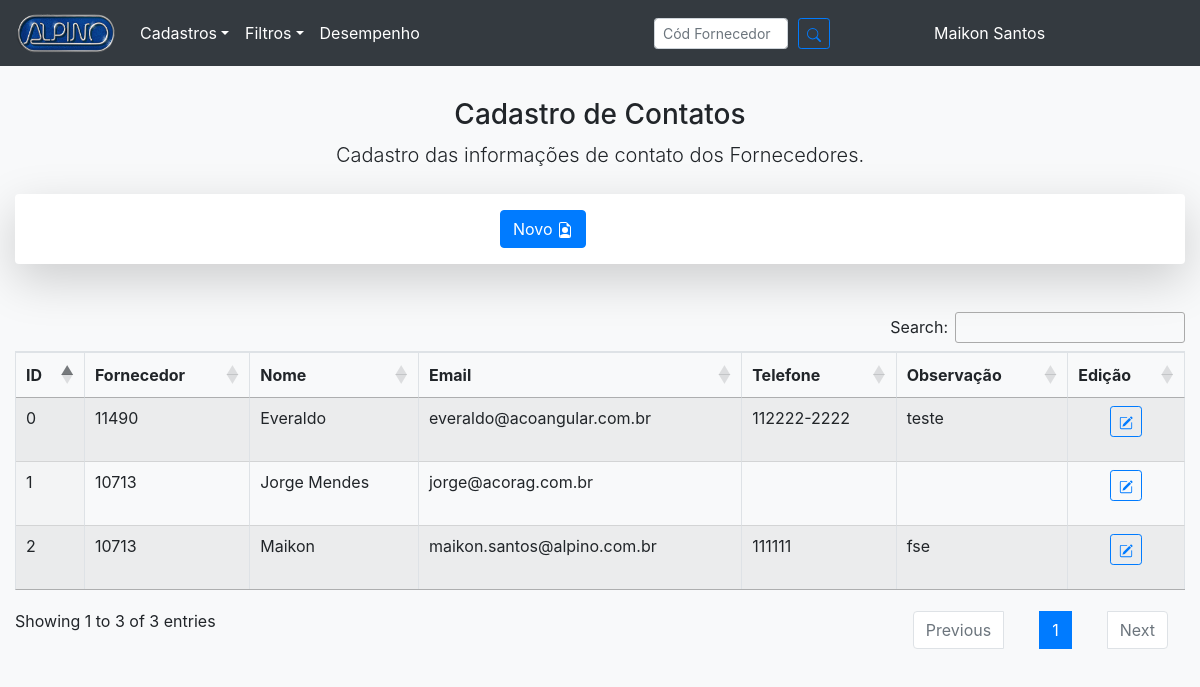
Screenshot of /Cadastro/contato.php (signed in) with the database file from the repository.
### tables this page shows
CREATE TABLE `contato` (
  `id` int(11) NOT NULL,
  `codFor` int(11) NOT NULL,
  `nome` varchar(50) NOT NULL,
  `email` varchar(50) NOT NULL,
  `telefone` varchar(20) NOT NULL,
  `observacao` varchar(50) NOT NULL
);

### Cadastro/contato.php (the view, shortened to what this page needs)
<?php
include("conexao.php");
include('../nav.php');
$query = mysqli_query($conn, "SELECT * FROM contato order by id asc");
?>
<html lang="pt-br">
<head>
    <link rel="stylesheet" href="https://stackpath.bootstrapcdn.com/bootstrap/4.1.3/css/bootstrap.min.css">
    <link href="//cdn.datatables.net/1.10.20/css/jquery.dataTables.min.css" rel="stylesheet">
    <link href=https://code.jquery.com/jquery-3.4.1.min.js rel="stylesheet">
    <link href="https://cdn.datatables.net/1.10.21/css/dataTables.bootstrap4.min.css" rel="stylesheet" />
    <link href="https://cdn.datatables.net/buttons/1.6.2/css/buttons.bootstrap4.min.css" rel="stylesheet" />
</head>
<body class="bg-light">
    <div class="container-fluid">
        <br>
        <div class="py-2 text-center">
            <h3>Cadastro de Contatos</h2>
                <p class="lead">Cadastro das informações de contato dos Fornecedores.</p>
        </div>
        <div class="shadow-lg p-3 mb-5 bg-white rounded">
            <div class="mx-auto" style="width: 200px;">
                <button type="button" class="btn btn-primary" data-toggle="modal" data-target="#modalCadastro">Novo
                </button>
            </div>
        </div>
        <table id="result" class="table table-striped table-bordered display" style="width:100%">
            <thead>
                <tr>
                    <th scope="col">ID</th>
                    <th scope="col">Fornecedor</th>
                    <th scope="col">Nome</th>
                    <th scope="col">Email</th>
                    <th scope="col">Telefone</th>
                    <th scope="col">Observação</th>
                    <th scope="col">Edição</th>
                </tr>
            </thead>
            <tbody>
                <?php while ($rows = mysqli_fetch_assoc($query)) { ?>
                    <tr>
                        <td><?php echo $rows['id']; ?></td>
                        <td><?php echo $rows['codFor']; ?></td>
                        <td><?php echo $rows['nome']; ?></td>
                        <td><?php echo $rows['email']; ?></td>
                        <td><?php echo $rows['telefone']; ?></td>
                        <td><?php echo $rows['observacao']; ?></td>
                        <td align="center">
                            <div class="form-group">
                                <button type="button" class="btn btn-outline-primary btn-sm" data-toggle="modal" data-target="#exampleModal" data-whateverresultado="<?php echo $rows['id']; ?>" data-whatever="<?php echo $rows['codFor']; ?>" data-whatevercodigo="<?php echo $rows['nome']; ?>" data-whateverfor="<?php echo $rows['email']; ?>" data-whateverskip="<?php echo $rows['telefone']; ?>" data-whatevercont="<?php echo $rows['observacao']; ?>">
                                </button>
                            </div>
                        </td>
                    </tr>
                <?php } ?>
            </tbody>
        </table>
    </div>
</body>
</html>

### rows the page displays
contato: id "0", codFor "11490", nome "Everaldo", email "everaldo@acoangular.com.br", telefone "112222-2222", observacao "teste"
contato: id "1", codFor "10713", nome "Jorge Mendes", email "jorge@acorag.com.br"
contato: id "2", codFor "10713", nome "Maikon", email "maikon.santos@alpino.com.br", telefone "111111", observacao "fse"
